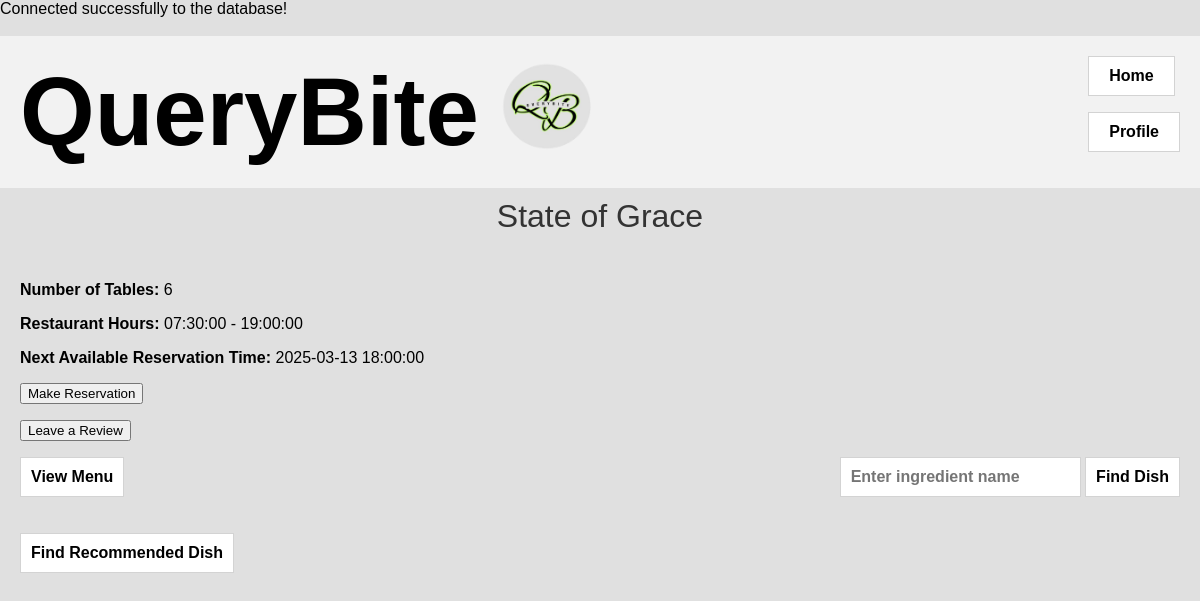
The app's page /restaurant.php?restaurant_id=2 with its own data.
### tables this page shows
CREATE TABLE `restaurant` (
  `Restaurant_ID` int(11) NOT NULL,
  `Name` varchar(100) NOT NULL,
  `Longitude` float DEFAULT NULL,
  `Latitude` float DEFAULT NULL,
  `Rating` decimal(2,1) DEFAULT NULL,
  `open_time` time DEFAULT NULL,
  `close_time` time DEFAULT NULL,
  `total_tables` int(11) DEFAULT NULL
);

### restaurant.php (the view, shortened to what this page needs)
<?php
$restaurant_id = $_GET['restaurant_id'];
include 'dp_connection.php';
$restaurant_query = $conn->prepare("SELECT * FROM restaurant WHERE restaurant_id = :restaurant_id");
$restaurant_query->bindParam(':restaurant_id', $restaurant_id, PDO::PARAM_INT);
$restaurant_query->execute();
$restaurant = $restaurant_query->fetch(PDO::FETCH_ASSOC);
$next_available_time_query = $conn->prepare("SELECT GetNextAvailableTime(1, CURDATE(), CURTIME()) AS NextAvailableTime");
$next_available_time_query->execute();
$next_available_time = $next_available_time_query->fetch(PDO::FETCH_ASSOC)['NextAvailableTime'];
?>
<!DOCTYPE html>
<html lang="en">
<head>
</head>
<body>
    <div class="header">
        <h1>QueryBite <img src="imagefiles/Q2.png" alt="Logo"></h1>
        <div class="buttons">
            <form method="get" action="customer_home.php">
                <button type="submit">Home</button>
            </form>
            <form method="get" action="profile.php">
                <button type="submit">Profile</button>
            </form>
        </div>
    </div>
    <div class="subheading"><?php echo htmlspecialchars($restaurant['Name']); ?></div>
    <div class="content">
        <div class="stats">
            <div>
                <p><strong>Number of Tables:</strong> <?php echo htmlspecialchars($restaurant['total_tables']); ?></p>
                <p><strong>Restaurant Hours:</strong> <?php echo htmlspecialchars($restaurant['open_time']); ?> - <?php echo htmlspecialchars($restaurant['close_time']); ?></p>
            </div>
            <div>
                <p><strong>Next Available Reservation Time:</strong> <?php echo $next_available_time; ?></p>
                <form method="get" action="makereservation.php">
                    <button type="submit">Make Reservation</button>
                </form>
                <form method="get" action="review.php">
                    <button type="submit">Leave a Review</button>
                </form>
            </div>
        </div>
        <div class="actions">
            <form method="post">
                <button type="submit" name="view_menu">View Menu</button>
            </form>
            <form method="post">
                <input type="text" name="ingredient_name" required placeholder="Enter ingredient name">
                <button type="submit" name="find_dish">Find Dish</button>
            </form>
        </div>
        <div class="actions">
            <form method="post">
                <button type="submit" name="find_recommended_dish">Find Recommended Dish</button>
            </form>
        </div>
    </div>
</body>
</html>

### restaurant.php (style rules this page uses)
body { background-color: #e0e0e0; font-family: Arial, sans-serif; margin: 0; }
.header { display: flex; align-items: center; padding: 20px; background-color: #f2f2f2; }
.header h1 { flex: 1; text-align: left; font-size: 6em; margin: 0; display: flex; align-items: center; }
.header h1 img { margin-left: 20px; width: 100px; height: 100px; }
.header .buttons { margin-left: auto; }
.header .buttons button { padding: 10px 20px; font-size: 1em; font-weight: bold; cursor: pointer; border: 1px solid lightgray; background-color: #fff; }
.subheading { text-align: center; font-size: 2em; margin: 10px 0; color: #333; }
.content { padding: 20px; }
.content .actions { display: flex; justify-content: space-between; margin-bottom: 20px; }
.content .actions button, .content .actions select, .content .actions input { padding: 10px; font-size: 1em; font-weight: bold; cursor: pointer; border: 1px solid lightgray; background-color: #fff; }

### records on screen
restaurant: Name "State of Grace", total_tables "6", open_time "07:30:00", close_time "19:00:00"

### other values on screen
$next_available_time "2025-03-13 18:00:00"
